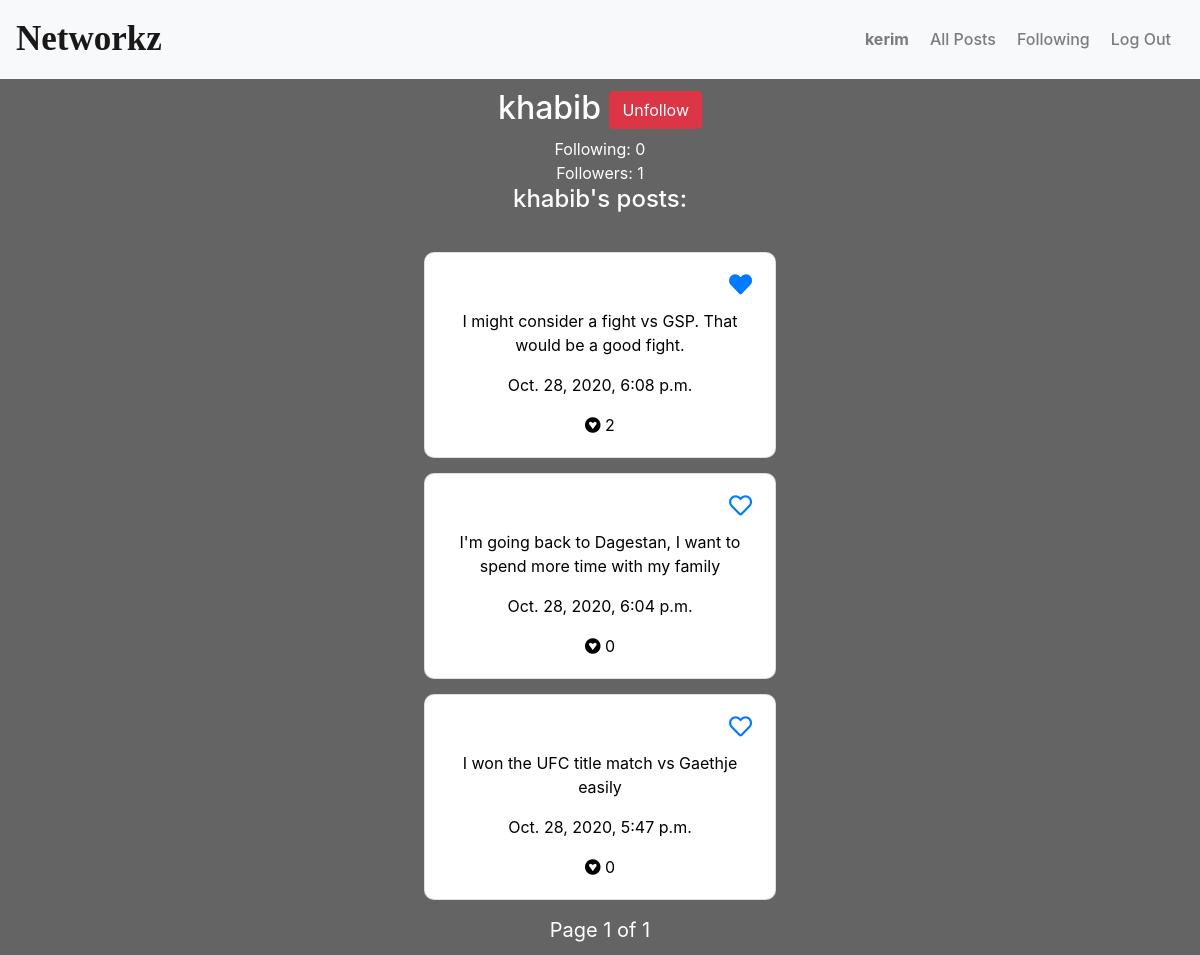
The app's page /profile/4 (signed in) with its own data.
### network/models.py (models this page shows, shortened)
class User(AbstractUser):
    pass

class Post(models.Model):
    content = models.TextField()
    time_posted = models.DateTimeField(auto_now_add=True)
    likes = models.IntegerField(default=0)
    user = models.ForeignKey("User", on_delete=models.CASCADE,
                             related_name="posts")
    def user_like(self, user):
        return True if self.liked_by.filter(likes=user) else False

### network/views.py (the view)
# urls.py: path("profile/<int:id>", views.profile, name="profile")
def profile(request, id):
    user = User.objects.get(id=id)
    posts = user.posts.order_by('-time_posted')
    annotated_posts = [{"id": post.id, "content": post.content, "time_posted": post.time_posted,
                    "user": post.user, "likes": post.likes, "liked": post.user_like(request.user)} for post in posts]
    paginator = Paginator(annotated_posts, 10)
    page_number = request.GET.get('page', 1)
    page_obj = paginator.get_page(page_number)
    is_following = True if request.user.following.filter(following_user_id=id) else False
    following = user.following.count()
    followers = user.followers.count()
    return render(request, "network/profile.html", {'page_obj': page_obj,
         'profile': user,'following': following, 'followers': followers,
         'is_following': is_following})

### network/templates/network/profile.html (shortened to what this page needs)
{% extends "network/layout.html" %}  {% block body %}
<div class="all-posts container">
  <h2>
    {{ profile.username }} {% if user.id != profile.id and not is_following %}
    <button class="btn btn-success" id="follow">Follow</button>
    {% elif user.id != profile.id and is_following %}
    <button class="btn btn-danger" id="follow">Unfollow</button>
    {% endif %}
  </h2>
  <div class="">Following: {{ following }}</div>
  <div class="" id="followers">Followers: {{ followers }}</div>
  <h4>{{ profile.username }}'s posts:</h4>
  <div id="posts">
    {% if page_obj %} {% for post in page_obj %}
    <div
      class="card"
      style="width: 22rem; margin-left: auto; margin-right: auto"
      id="d{{ post.id }}"
    >
      <div class="card-body">
        <div class="card-headers">
          {% if user.id != post.user.id and user.is_authenticated %}
          <a
            href="#"
            class="card-link"
            id="p{{ post.id }}"
            style="margin-right: 0; margin-left: auto;"
          >
            {% if post.liked %}
            <i class="fas fa-heart"></i>
            {% else %}
            <i class="far fa-heart"></i>
            {% endif %}
          </a>
          {% endif %}
        </div>
        <p class="card-text" id="post-content">{{ post.content }}</p>
        <p class="card-text">{{ post.time_posted }}</p>
        <p class="card-text" id="p{{ post.id }}p">
          <i class="fab fa-gratipay"></i> {{ post.likes }}
        </p>
      </div>
      </div>
      {% endfor %} {% endif %}
    </div>
    <footer>
      <div class="pagination">
        <span class="step-links">
          <span class="current">
            Page {{ page_obj.number }} of {{ page_obj.paginator.num_pages }}
          </span>
        </span>
      </div>
    </footer>
  </div>
  {% endblock %}

### network/templates/network/layout.html (shortened to what this page needs)
{% load static %}
<!DOCTYPE html>
<html lang="en">
  <head>
    <link
      rel="stylesheet"
      href="https://stackpath.bootstrapcdn.com/bootstrap/4.4.1/css/bootstrap.min.css"
    />
    <link
      rel="stylesheet"
      href="https://cdnjs.cloudflare.com/ajax/libs/font-awesome/5.15.1/css/all.min.css"
    />
    <link href="{% static 'network/styles.css' %}" rel="stylesheet" />
  </head>
  <body>
    <nav class="navbar navbar-expand-lg navbar-light bg-light">
      <a class="navbar-brand" href="{% url 'index' %}">Networkz</a>
      <div class="nav-links">
        <ul class="navbar-nav">
          {% if user.is_authenticated %}
          <li class="nav-item">
            <a class="nav-link" href="{% url 'profile' user.id %}" id="user"
              ><strong>{{ user.username }}</strong></a
            >
          </li>
          {% endif %}
          <li class="nav-item">
            <a class="nav-link" href="{% url 'index' %}">All Posts</a>
          </li>
          {% if user.is_authenticated %}
          <li class="nav-item">
            <a class="nav-link" href="{% url 'following' %}">Following</a>
          </li>
          <li class="nav-item">
            <a class="nav-link" href="{% url 'logout' %}">Log Out</a>
          </li>
          {% endif %}
        </ul>
      </div>
    </nav>
    <div class="body">
      {% block body %} {% endblock %}
    </div>
  </body>
</html>

### network/static/network/styles.css (style rules this page uses)
html { font-family: "Sansita Swashed", cursive; }
.all-posts { margin-left: auto; margin-right: auto; padding: 10px; text-align: center; }
.card { margin-top: 15px; margin-bottom: 15px; }
.pagination { font-size: 20px; position: relative; justify-content: center; align-items: center; }
.current { margin-right: 10px; margin-left: 10px; }
.fa-heart { pointer-events: none; font-size: 23px; }
.navbar-brand { font-family: "Great Vibes", cursive; font-size: 35px; font-weight: bolder; }
.nav-links { float: right; margin-right: 0; margin-left: auto; text-align: right; }
.body { background-color: rgb(100, 100, 100); color: white; min-height: 100vh; }
.card { color: black; border-radius: 10px; }
.card-headers { display: inline-flex; text-align: none; min-width: 19rem; justify-content: space-between; margin-bottom: 10px; }
#posts { padding-top: 15px; }
.nav-item { color: black; font-weight: 500; margin-right: 5px; }

### records on screen
User: username "kerim"
User: username "khabib", content "I might consider a fight vs GSP. That would be a good fight.", time_posted "Oct. 28, 2020, 6:08 p.m.", likes "2", content "I'm going back to Dagestan, I want to spend more time with my family", time_posted "Oct. 28, 2020, 6:04 p.m.", likes "0", content "I won the UFC title match vs Gaethje easily", time_posted "Oct. 28, 2020, 5:47 p.m."

### other values on screen
{{ following }} "0"
{{ followers }} "1"
{{ page_obj.number }} "1"
{{ page_obj.paginator.num_pages }} "1"
